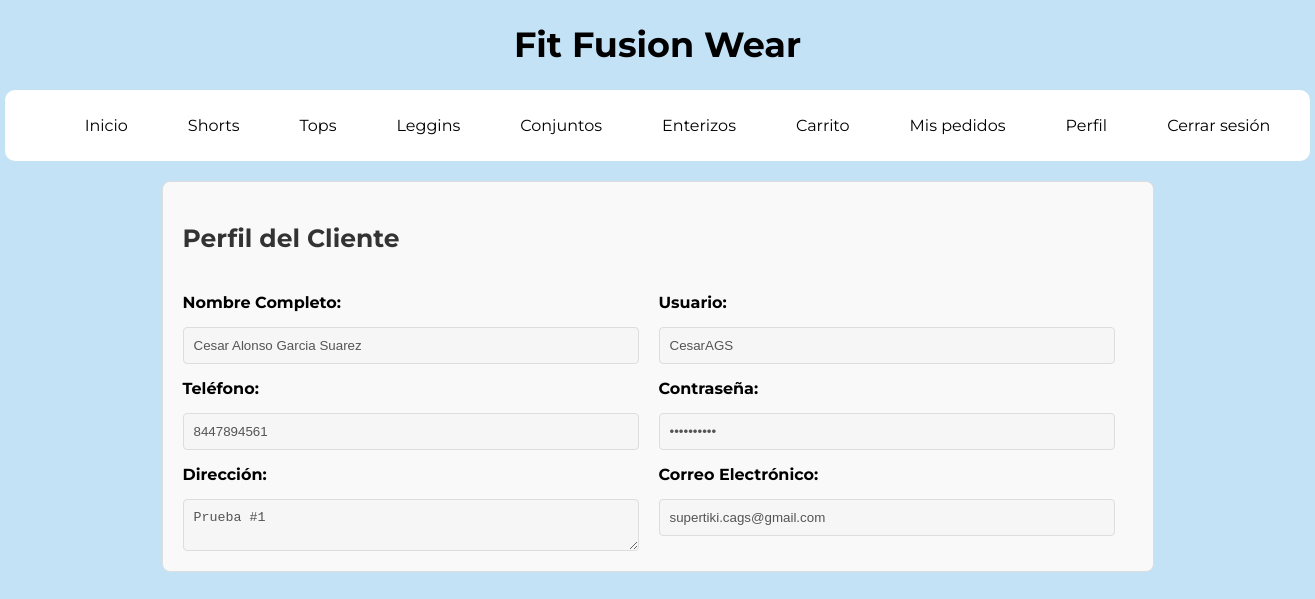
/perfilUsuario.php (signed in), run on the app's committed database.
### tables this page shows
CREATE TABLE `clientes` (
  `id` int NOT NULL,
  `nombre_completo` varchar(100) NOT NULL,
  `telefono` varchar(15) DEFAULT NULL,
  `direccion` text,
  `usuario` varchar(50) NOT NULL,
  `contrasena` varchar(255) NOT NULL,
  `correo` varchar(255) DEFAULT NULL
);

### perfilUsuario.php (the view, shortened to what this page needs)
<?php
$server = "localhost";
$user = "root";
$pass = "";
$db = "ropadeportiva";
$conexion = new mysqli($server, $user, $pass, $db);
$user_id = $_SESSION['user_id'];
$user_type = $_SESSION['user_type'];
$table = $user_type === 'cliente' ? 'clientes' : 'admins';
$sql = "SELECT nombre_completo, telefono, direccion, usuario, contrasena, correo FROM $table WHERE id = ?";
$stmt = $conexion->prepare($sql);
$stmt->bind_param("i", $user_id);
$stmt->execute();
$stmt->bind_result($nombre_completo, $telefono, $direccion, $usuario, $contrasena, $correo);
?>
<!DOCTYPE html>
<html lang="es">
<head>
    <link rel="stylesheet" href="css/perfilUsuario.css">
</head>
<body>
    <header>
        <h1>Fit Fusion Wear</h1>
    </header>
    <div id="agregar-cliente" class="seccion">
        <div class="form-table-style">
            <h2>Perfil del Cliente</h2>
            <div class="form-columna">
                <label>Nombre Completo:</label>
                <input type="text" id="nombreCliente" value="<?php echo htmlspecialchars($nombre_completo); ?>" disabled>
                <label>Teléfono:</label>
                <input type="text" id="telefonoCliente" value="<?php echo htmlspecialchars($telefono); ?>" disabled>
                <label>Dirección:</label>
                <textarea id="direccionCliente" disabled><?php echo htmlspecialchars($direccion); ?></textarea>
            </div>
            <div class="form-columna">
                <label>Usuario:</label>
                <input type="text" id="usuarioCliente" value="<?php echo htmlspecialchars($usuario); ?>" disabled>
                <label>Contraseña:</label>
                <input type="password" id="contrasenaCliente" value="<?php echo htmlspecialchars($contrasena); ?>" disabled>
                <label>Correo Electrónico:</label>
                <input type="email" id="correoCliente" value="<?php echo htmlspecialchars($correo); ?>" disabled>
            </div>
        </div>
    </div>
</body>
</html>

### css/perfilUsuario.css (style rules this page uses)
body { font-family: 'Montserrat', sans-serif; background-color: #c4e2f5; margin: 0; padding: 0; width: 100%; height: 100%; box-sizing: border-box; }
header { display: flex; justify-content: center; padding: 0px; }
header h1 { font-size: 35px; font-weight: bold; color: #000000; text-align: center; }
.form-table-style { display: flex; flex-wrap: wrap; padding: 20px; border-radius: 8px; margin: 20px auto; background-color: #f9f9f9; max-width: 950px; border: 1px solid #ddd; gap: 20px; margin-bottom: 50px; }
.form-table-style h2 { font-size: 25px; font-weight: bold; color: #333; text-align: left; width: 100%; margin-bottom: 20px; padding: 0px; }
.form-columna { display: flex; flex-direction: column; gap: 15px; width: 48%; }
.form-table-style label { font-weight: bold; }
.form-table-style input[type="text"], .form-table-style input[type="number"], .form-table-style input[type="file"], .form-table-style input[type="password"], .form-table-style input[type="email"], .form-table-style textarea, .form-table-style select { padding: 10px; border-radius: 4px; border: 1px solid #ddd; }

### css/menuUsuario.css (style rules this page uses)
body { font-family: 'Montserrat', sans-serif; background-color: #c4e2f5; margin: 0; padding: 0; width: 100%; height: 100%; box-sizing: border-box; }
.header-content { display: flex; align-items: center; justify-content: center; background-color: #ffffff; padding: 0px; margin: 0 auto; border-radius: 10px; width: 1305px; }
.menu ul { list-style: none; display: flex; gap: 40px; }
.menu a { color: #000000; text-decoration: none; padding: 10px 10px; display: block; transition: background-color 0.3s, color 0.3s; }

### data on the page
clientes: nombre_completo "Cesar Alonso Garcia Suarez", telefono "8447894561", direccion "Prueba #1", usuario "CesarAGS", correo "supertiki.cags@gmail.com"
